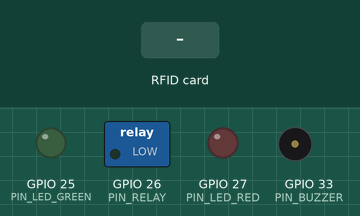
This sketch was run on a simulated ESP32. Shown: switched loads named in the sketch (green lamp = pin HIGH), output pins drawn as LEDs (lit = HIGH), buzzer (waves = sounding, pin HIGH). Dashed ring = blinking. The inputs (shaded band) are chosen by the test bench. WiFi joins after 1.5 s; servers stay silent unless stated; uploads are accepted with an empty reply; what the sketch prints to the serial monitor is not drawn.

Above: at 0.0 s.
At 3.3 s:
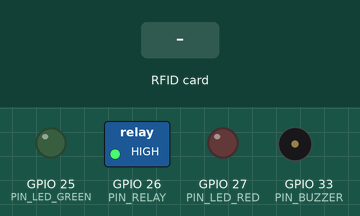
3.4 s: RFID card 5E 7A 19 C4 held to the reader
At 4.03 s:
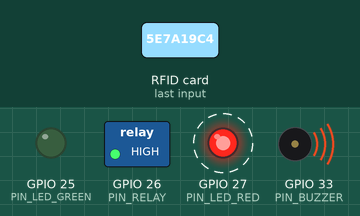
Timing chart, 0 to 6.4 s (numbered marks = the images above; inputs shaded):
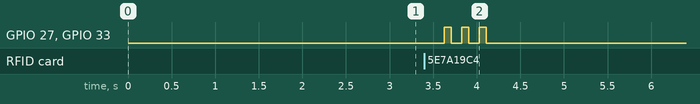

Measured:
- after the input at 3.4 s, GPIO 27 (PIN_LED_RED), GPIO 33 (PIN_BUZZER): alternates HIGH for 0.08 s and LOW for 0.12 s, 6 changes in all, then stays LOW, starting after 0.23 s

The sketch:

esp32_reader.ino
```cpp
/*
 * SportEase smart locker reader  (ESP32 + RC522 + relay-driven latch)
 *
 * What it does
 *   1. Student taps their RFID ID card on the RC522.
 *   2. The ESP32 sends the card UID to the SportEase server over Wi-Fi
 *        POST /api/device/tap   (header X-Device-Key)
 *   3. The server decides: issue the booking that is due, or return the item held.
 *   4. If the reply says unlock:true, the relay opens the locker latch for a few seconds.
 *   5. If anything fails (no Wi-Fi, server down, card refused) the latch stays LOCKED
 *      and the red LED tells the student to use the manual counter (Module 5 fallback).
 *
 * STATUS: written for the Module 5 "next iteration". NOT yet bench-tested on real
 * hardware. Follow hardware/README.md (wiring + bench test) before relying on it.
 *
 * Arduino IDE setup
 *   Board : "ESP32 Dev Module"  (Boards Manager -> "esp32" by Espressif)
 *   Libraries (Library Manager): "MFRC522" by GithubCommunity/miguelbalboa, "ArduinoJson" 7.x
 *   Serial Monitor: 115200 baud
 */
#include <WiFi.h>
#include <HTTPClient.h>
#include <SPI.h>
#include <MFRC522.h>
#include <ArduinoJson.h>

// ===================== EDIT THESE =====================
const char* WIFI_SSID   = "YOUR_WIFI_NAME";
const char* WIFI_PASS   = "YOUR_WIFI_PASSWORD";
// IP address of the computer running SportEase (run `ipconfig` on Windows). No trailing slash.
const char* SERVER_URL  = "http://192.168.1.50:5174";
// Must match DEVICE_KEY in server/.env
const char* DEVICE_KEY  = "change-this-to-a-long-random-string";
const char* DEVICE_ID   = "locker-1";
// ======================================================

// ---- Pins (see hardware/README.md and wiring-diagram.svg) ----
const uint8_t PIN_RC522_SS   = 5;    // SDA
const uint8_t PIN_RC522_RST  = 22;
const uint8_t PIN_SPI_SCK    = 18;
const uint8_t PIN_SPI_MISO   = 19;
const uint8_t PIN_SPI_MOSI   = 23;
const uint8_t PIN_RELAY      = 26;
const uint8_t PIN_LED_GREEN  = 25;
const uint8_t PIN_LED_RED    = 27;
const uint8_t PIN_BUZZER     = 33;

const bool     RELAY_ACTIVE_LOW   = true;   // most 1-channel relay modules switch ON with a LOW signal
const uint32_t UNLOCK_MS          = 5000;   // how long the latch stays open
const uint32_t SAME_CARD_GAP_MS   = 3000;   // ignore the same card held on the reader
const uint32_t HTTP_TIMEOUT_MS    = 4000;   // server must answer within 4 s, otherwise "use counter"
const uint32_t WIFI_RETRY_MS      = 5000;

MFRC522 reader(PIN_RC522_SS, PIN_RC522_RST);

bool     latchOpen    = false;
uint32_t latchCloseAt = 0;
String   lastUid      = "";
uint32_t lastUidAt    = 0;
uint32_t lastWifiTry  = 0;

// ---- bench-test statistics (printed every 10 taps) ----
uint32_t statTaps = 0, statServerReplied = 0, statUnlocked = 0, statErrors = 0;
uint64_t statLatencySumMs = 0;

// ------------------------------------------------------------
void relayWrite(bool energise) {
  digitalWrite(PIN_RELAY, (energise ^ RELAY_ACTIVE_LOW) ? HIGH : LOW);
}

void openLatch() {
  relayWrite(true);
  latchOpen = true;
  latchCloseAt = millis() + UNLOCK_MS;
}

void closeLatch() {
  relayWrite(false);
  latchOpen = false;
}

void beep(uint16_t ms) {
  digitalWrite(PIN_BUZZER, HIGH);
  delay(ms);
  digitalWrite(PIN_BUZZER, LOW);
}

// success: green LED + one beep
void signalOk() {
  digitalWrite(PIN_LED_GREEN, HIGH);
  beep(120);
  delay(600);
  digitalWrite(PIN_LED_GREEN, LOW);
}

// refused / failed: red LED blinks 3 times + 3 short beeps  => "use the counter"
void signalDenied() {
  for (int i = 0; i < 3; i++) {
    digitalWrite(PIN_LED_RED, HIGH);
    beep(80);
    digitalWrite(PIN_LED_RED, LOW);
    delay(120);
  }
}

// ------------------------------------------------------------
void connectWifi(uint32_t waitMs) {
  WiFi.mode(WIFI_STA);
  WiFi.begin(WIFI_SSID, WIFI_PASS);
  Serial.print("Connecting to Wi-Fi");
  uint32_t t0 = millis();
  while (WiFi.status() != WL_CONNECTED && millis() - t0 < waitMs) {
    delay(300);
    Serial.print(".");
  }
  if (WiFi.status() == WL_CONNECTED) {
    Serial.printf("\nWi-Fi OK. IP %s\n", WiFi.localIP().toString().c_str());
  } else {
    Serial.println("\nWi-Fi not connected yet (will keep retrying).");
  }
}

// Calls GET /api/device/ping once at start-up: proves Wi-Fi + server + device key.
void pingServer() {
  if (WiFi.status() != WL_CONNECTED) return;
  HTTPClient http;
  http.setTimeout(HTTP_TIMEOUT_MS);
  http.begin(String(SERVER_URL) + "/api/device/ping");
  http.addHeader("X-Device-Key", DEVICE_KEY);
  int code = http.GET();
  Serial.printf("Server ping: HTTP %d %s\n", code,
                code == 200 ? "(server and device key OK)" :
                code == 401 ? "(device key does not match server/.env)" : "(cannot reach server)");
  http.end();
}

String uidToString(const MFRC522::Uid& uid) {
  String s;
  for (byte i = 0; i < uid.size; i++) {
    if (uid.uidByte[i] < 0x10) s += "0";
    s += String(uid.uidByte[i], HEX);
  }
  s.toUpperCase();
  return s;   // e.g. "04A3B2C1"
}

void printStats() {
  Serial.printf("STATS taps=%lu server_replied=%lu unlocked=%lu errors=%lu mean_latency_ms=%lu\n",
                (unsigned long)statTaps, (unsigned long)statServerReplied, (unsigned long)statUnlocked,
                (unsigned long)statErrors,
                (unsigned long)(statServerReplied ? statLatencySumMs / statServerReplied : 0));
}

// Sends the card to the server. Returns true if the latch should open.
bool sendTap(const String& uid) {
  statTaps++;
  if (WiFi.status() != WL_CONNECTED) {
    Serial.printf("TAP,%lu,%s,no_wifi,0,none,0\n", (unsigned long)millis(), uid.c_str());
    statErrors++;
    return false;
  }

  JsonDocument body;
  body["card_uid"]  = uid;
  body["device_id"] = DEVICE_ID;
  String payload;
  serializeJson(body, payload);

  HTTPClient http;
  http.setTimeout(HTTP_TIMEOUT_MS);
  http.begin(String(SERVER_URL) + "/api/device/tap");
  http.addHeader("Content-Type", "application/json");
  http.addHeader("X-Device-Key", DEVICE_KEY);

  uint32_t t0 = millis();
  int code = http.POST(payload);
  uint32_t latency = millis() - t0;

  if (code <= 0) {                       // network error / timeout
    Serial.printf("TAP,%lu,%s,%d,%lu,none,0\n", (unsigned long)millis(), uid.c_str(), code, (unsigned long)latency);
    statErrors++;
    http.end();
    return false;
  }

  String reply = http.getString();
  http.end();
  statServerReplied++;
  statLatencySumMs += latency;

  JsonDocument doc;
  if (deserializeJson(doc, reply)) {     // reply was not JSON
    Serial.printf("TAP,%lu,%s,%d,%lu,bad_json,0\n", (unsigned long)millis(), uid.c_str(), code, (unsigned long)latency);
    statErrors++;
    return false;
  }

  String action = doc["action"] | "none";
  bool   unlock = doc["unlock"] | false;
  String msg    = doc["message"] | "";
  if (msg.length() == 0) msg = doc["error"] | "";

  // CSV line used for the Module 5 bench test: millis,uid,http,latency_ms,action,unlock
  Serial.printf("TAP,%lu,%s,%d,%lu,%s,%d\n", (unsigned long)millis(), uid.c_str(), code, (unsigned long)latency,
                action.c_str(), unlock ? 1 : 0);
  Serial.printf("     server says: %s\n", msg.c_str());
  if (unlock) statUnlocked++;
  return code == 200 && unlock;
}

// ------------------------------------------------------------
void setup() {
  Serial.begin(115200);
  delay(300);
  Serial.println("\nSportEase smart locker reader starting");

  pinMode(PIN_RELAY, OUTPUT);
  pinMode(PIN_LED_GREEN, OUTPUT);
  pinMode(PIN_LED_RED, OUTPUT);
  pinMode(PIN_BUZZER, OUTPUT);
  closeLatch();                          // fail-secure: latch locked at power-up
  digitalWrite(PIN_LED_GREEN, LOW);
  digitalWrite(PIN_LED_RED, LOW);
  digitalWrite(PIN_BUZZER, LOW);

  SPI.begin(PIN_SPI_SCK, PIN_SPI_MISO, PIN_SPI_MOSI, PIN_RC522_SS);
  reader.PCD_Init();
  delay(50);
  byte version = reader.PCD_ReadRegister(MFRC522::VersionReg);
  Serial.printf("RC522 firmware version register: 0x%02X ", version);
  if (version == 0x00 || version == 0xFF) {
    Serial.println("-> NO COMMUNICATION. Check the 7 RC522 wires and use 3.3 V (never 5 V).");
    for (int i = 0; i < 5; i++) { digitalWrite(PIN_LED_RED, HIGH); delay(150); digitalWrite(PIN_LED_RED, LOW); delay(150); }
  } else {
    Serial.println("-> reader found.");
  }

  connectWifi(15000);
  pingServer();
  Serial.println("TAP,millis,uid,http,latency_ms,action,unlock   <- CSV columns for the bench test");
  Serial.println("Ready. Tap a card.");
}

void loop() {
  // keep the latch timing and Wi-Fi alive without blocking
  if (latchOpen && (int32_t)(millis() - latchCloseAt) >= 0) closeLatch();
  if (WiFi.status() != WL_CONNECTED && millis() - lastWifiTry > WIFI_RETRY_MS) {
    lastWifiTry = millis();
    Serial.println("Wi-Fi lost, reconnecting...");
    WiFi.disconnect();
    WiFi.begin(WIFI_SSID, WIFI_PASS);
  }

  if (!reader.PICC_IsNewCardPresent() || !reader.PICC_ReadCardSerial()) return;

  String uid = uidToString(reader.uid);
  reader.PICC_HaltA();
  reader.PCD_StopCrypto1();

  // ignore the same card still resting on the reader
  if (uid == lastUid && millis() - lastUidAt < SAME_CARD_GAP_MS) return;
  lastUid = uid;
  lastUidAt = millis();

  bool unlock = sendTap(uid);
  if (unlock) {
    openLatch();
    signalOk();
  } else {
    signalDenied();                      // latch stays locked -> student uses the manual counter
  }
  if (statTaps % 10 == 0) printStats();
}
```
